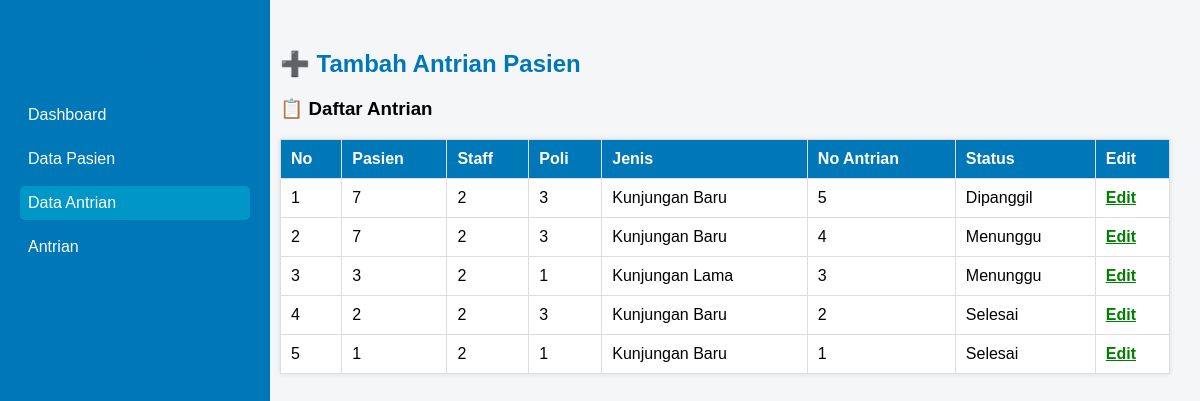
Page /public/index_gatot.php?page=create_antrian&edit=2 on the committed database.
### tables this page shows
CREATE TABLE `antrian` (
  `id_antrian` int(11) NOT NULL,
  `id_rm` int(11) DEFAULT NULL,
  `id_staff` int(11) DEFAULT NULL,
  `id_poli` int(11) DEFAULT NULL,
  `jenis_antrian` varchar(25) DEFAULT NULL,
  `nomor_antrian` int(11) DEFAULT NULL,
  `status_antrian` varchar(25) DEFAULT NULL,
  `waktu_dilayani` date DEFAULT NULL,
  `waktu_selesai` date DEFAULT NULL
);

### public/index_gatot.php (the view, shortened to what this page needs)
<?php
$koneksi = new mysqli("localhost", "root", "", "rumah_sakit_silk","3306");
?>
<!DOCTYPE html>
<html lang="id">
<head>
</head>
<body>
<div class="sidebar">
    <h2>SILK</h2>
    <a href="?page=dashboard" class="<?= !isset($_GET['page']) || $_GET['page']=='dashboard'?'active':'' ?>">Dashboard</a>
    <a href="?page=pasien" class="<?= isset($_GET['page']) && $_GET['page']=='pasien'?'active':'' ?>">Data Pasien</a>
    <a href="?page=create_antrian&edit" class="<?= isset($_GET['page']) && $_GET['page']=='create_antrian'?'active':'' ?>">Data Antrian</a>
    <a href="?page=antrian" class="<?= isset($_GET['page']) && $_GET['page']=='antrian'?'active':'' ?>">Antrian</a>
</div>
<div class="content">
<?php
$page = $_GET['page'] ?? 'dashboard';
if ($page == 'dashboard') {
    $total_pasien = $koneksi->query("SELECT COUNT(*) as jml FROM pasien")->fetch_assoc()['jml'];
    $total_antrian = $koneksi->query("SELECT COUNT(*) as jml FROM antrian")->fetch_assoc()['jml'];
    echo "<h1>Selamat Datang di Sistem Informasi Rumah Sakit</h1>
          <p>Gunakan menu di sebelah kiri untuk mengelola data pasien dan antrian.</p>
          <div style='display:flex;gap:20px;margin-top:30px;'>
            <div style='background:white;padding:20px;border-radius:10px;'>
                <h2>Total Pasien</h2><p style='font-size:28px;color:#0077b6;'>$total_pasien</p>
            </div>
            <div style='background:white;padding:20px;border-radius:10px;'>
                <h2>Total Antrian</h2><p style='font-size:28px;color:#0077b6;'>$total_antrian</p>
            </div>
          </div>";
}
elseif ($page == 'create_antrian') {
    echo "<h2>➕ Tambah Antrian Pasien</h2>";
        ?>
    <h3>📋 Daftar Antrian</h3>
    <table>
        <tr>
            <th>No</th><th>Pasien</th><th>Staff</th><th>Poli</th><th>Jenis</th><th>No Antrian</th><th>Status</th><th>Edit</th>
        </tr>
        <?php
        $data = $koneksi->query("
            SELECT a.*, p.nama_pasien, pl.nama_poli
            FROM antrian a
            JOIN pasien p ON a.id_rm = p.id_rm
            JOIN staff s ON a.id_staff = s.id_staff
            JOIN poli pl ON a.id_poli = pl.id_poli
            ORDER BY a.id_antrian DESC
        ");
        $no = 1;
        while ($row = $data->fetch_assoc()) {
            echo "<tr>
                <td>{$no}</td>
                <td>{$row['id_rm']}</td>
                <td>{$row['id_staff']}</td>
                <td>{$row['id_poli']}</td>
                <td>{$row['jenis_antrian']}</td>
                <td>{$row['nomor_antrian']}</td>
                <td>{$row['status_antrian']}</td>
                <td><a href='?page=create_antrian&edit={$row['id_antrian']}' style='color:green;font-weight:bold;'>Edit</a></td>
            </tr>";
            $no++;
        }
        ?>
    </table>
<?php
}

### public/index_gatot.php (style rules this page uses)
body { font-family: Arial, sans-serif; margin: 0; display: flex; background: #f4f6f8; }
.sidebar { width: 230px; background: #0077b6; color: white; height: 100vh; padding: 20px; position: fixed; }
.sidebar h2 { text-align: center; margin-bottom: 30px; }
.sidebar a { display: block; color: white; text-decoration: none; padding: 8px; border-radius: 5px; margin-bottom: 10px; }
.sidebar a:hover, .sidebar a.active { background: #0096c7; }
.content { margin-left: 250px; padding: 30px; flex: 1; }
h2 { color: #0077b6; }
table { width: 100%; border-collapse: collapse; margin-top: 15px; background: white; box-shadow: 0 0 5px rgba(0,0,0,0.1); }
th, td { border: 1px solid #ddd; padding: 10px; text-align: left; }
th { background: #0077b6; color: white; }

### rows in the picture
antrian: id_rm "7", id_staff "2", id_poli "3", jenis_antrian "Kunjungan Baru", nomor_antrian "5", status_antrian "Dipanggil"
antrian: id_rm "7", id_staff "2", id_poli "3", jenis_antrian "Kunjungan Baru", nomor_antrian "4", status_antrian "Menunggu"
antrian: id_rm "3", id_staff "2", id_poli "1", jenis_antrian "Kunjungan Lama", nomor_antrian "3", status_antrian "Menunggu"
antrian: id_rm "2", id_staff "2", id_poli "3", jenis_antrian "Kunjungan Baru", nomor_antrian "2", status_antrian "Selesai"
antrian: id_rm "1", id_staff "2", id_poli "1", jenis_antrian "Kunjungan Baru", nomor_antrian "1", status_antrian "Selesai"
